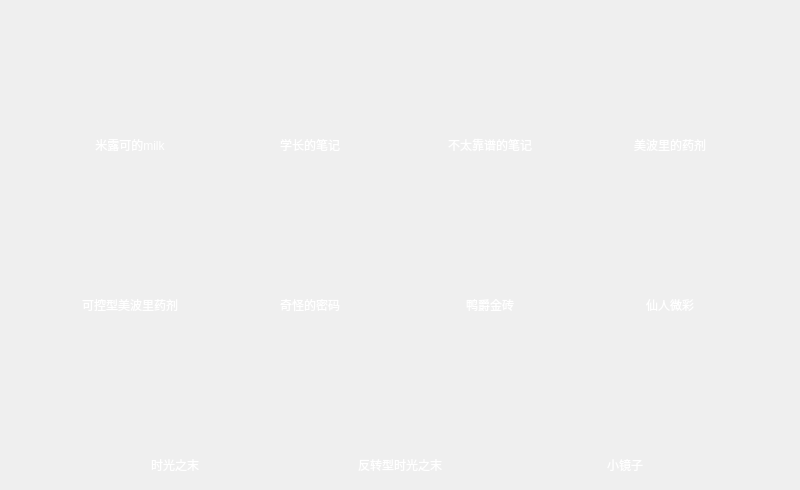
<?xml version="1.0" encoding="UTF-8"?>
<ui version="4.0">
 <class>shop</class>
 <widget class="QWidget" name="shop">
  <property name="geometry">
   <rect>
    <x>0</x>
    <y>0</y>
    <width>800</width>
    <height>490</height>
   </rect>
  </property>
  <property name="windowTitle">
   <string>商店</string>
  </property>
  <property name="windowIcon">
   <iconset resource="pictures.qrc">
    <normaloff>:/pictures/logo.png</normaloff>:/pictures/logo.png</iconset>
  </property>
  <widget class="shoppushbutton" name="coffee">
   <property name="geometry">
    <rect>
     <x>80</x>
     <y>130</y>
     <width>100</width>
     <height>30</height>
    </rect>
   </property>
   <property name="toolTip">
    <string>价格300；霞玛代言的牛奶，喝了会使行动力+1</string>
   </property>
   <property name="styleSheet">
    <string notr="true">color:rgb(255, 255, 255)</string>
   </property>
   <property name="text">
    <string>米露可的milk</string>
   </property>
   <property name="flat">
    <bool>true</bool>
   </property>
  </widget>
  <widget class="shoppushbutton" name="goodnote">
   <property name="geometry">
    <rect>
     <x>260</x>
     <y>130</y>
     <width>100</width>
     <height>30</height>
    </rect>
   </property>
   <property name="toolTip">
    <string>价格500，很靠谱的笔记，使任意一种基础属性+10</string>
   </property>
   <property name="styleSheet">
    <string notr="true">color:rgb(255, 255, 255)</string>
   </property>
   <property name="text">
    <string>学长的笔记</string>
   </property>
   <property name="flat">
    <bool>true</bool>
   </property>
  </widget>
  <widget class="shoppushbutton" name="badnote">
   <property name="geometry">
    <rect>
     <x>440</x>
     <y>130</y>
     <width>100</width>
     <height>30</height>
    </rect>
   </property>
   <property name="toolTip">
    <string>价格500，不知道从哪里搞来的神秘笔记，使任意一种基础属性-10</string>
   </property>
   <property name="styleSheet">
    <string notr="true">color:rgb(255, 255, 255)</string>
   </property>
   <property name="text">
    <string>不太靠谱的笔记</string>
   </property>
   <property name="flat">
    <bool>true</bool>
   </property>
  </widget>
  <widget class="shoppushbutton" name="random">
   <property name="geometry">
    <rect>
     <x>620</x>
     <y>130</y>
     <width>100</width>
     <height>30</height>
    </rect>
   </property>
   <property name="toolTip">
    <string>价格1000，喝了可能不会变成女孩子，但会使你的基础属性随机重新分配，总和不变</string>
   </property>
   <property name="styleSheet">
    <string notr="true">color:rgb(255, 255, 255)</string>
   </property>
   <property name="text">
    <string>美波里的药剂</string>
   </property>
   <property name="flat">
    <bool>true</bool>
   </property>
  </widget>
  <widget class="shoppushbutton" name="your">
   <property name="geometry">
    <rect>
     <x>80</x>
     <y>290</y>
     <width>100</width>
     <height>30</height>
    </rect>
   </property>
   <property name="toolTip">
    <string>价格4000，美波里研制出的最新版药剂，可以任意分配你的基础属性，总和不变</string>
   </property>
   <property name="styleSheet">
    <string notr="true">color:rgb(255, 255, 255)</string>
   </property>
   <property name="text">
    <string>可控型美波里药剂</string>
   </property>
   <property name="flat">
    <bool>true</bool>
   </property>
  </widget>
  <widget class="shoppushbutton" name="password">
   <property name="geometry">
    <rect>
     <x>260</x>
     <y>290</y>
     <width>100</width>
     <height>30</height>
    </rect>
   </property>
   <property name="toolTip">
    <string>价格1500，奇怪的密码，不过正常的密码都是6位吧</string>
   </property>
   <property name="styleSheet">
    <string notr="true">color:rgb(255, 255, 255)</string>
   </property>
   <property name="text">
    <string>奇怪的密码</string>
   </property>
   <property name="flat">
    <bool>true</bool>
   </property>
  </widget>
  <widget class="shoppushbutton" name="fourleaves">
   <property name="geometry">
    <rect>
     <x>440</x>
     <y>290</y>
     <width>100</width>
     <height>30</height>
    </rect>
   </property>
   <property name="toolTip">
    <string>价格800，可能会使今天的运气变好？先和鸭爵爆了！</string>
   </property>
   <property name="styleSheet">
    <string notr="true">color:rgb(255, 255, 255)</string>
   </property>
   <property name="text">
    <string>鸭爵金砖</string>
   </property>
   <property name="flat">
    <bool>true</bool>
   </property>
  </widget>
  <widget class="shoppushbutton" name="stopgood">
   <property name="geometry">
    <rect>
     <x>350</x>
     <y>450</y>
     <width>100</width>
     <height>30</height>
    </rect>
   </property>
   <property name="toolTip">
    <string>价格1500，可以防止进入一次好结局，并使到达100的属性减为80</string>
   </property>
   <property name="styleSheet">
    <string notr="true">color:rgb(255, 255, 255)</string>
   </property>
   <property name="text">
    <string>反转型时光之末</string>
   </property>
   <property name="flat">
    <bool>true</bool>
   </property>
  </widget>
  <widget class="shoppushbutton" name="stopbad">
   <property name="geometry">
    <rect>
     <x>125</x>
     <y>450</y>
     <width>100</width>
     <height>30</height>
    </rect>
   </property>
   <property name="toolTip">
    <string>价格1500，可以防止进入一次坏结局，并使小于等于0的属性增加到20</string>
   </property>
   <property name="styleSheet">
    <string notr="true">color:rgb(255, 255, 255)</string>
   </property>
   <property name="text">
    <string>时光之末</string>
   </property>
   <property name="flat">
    <bool>true</bool>
   </property>
  </widget>
  <widget class="shoppushbutton" name="same">
   <property name="geometry">
    <rect>
     <x>575</x>
     <y>450</y>
     <width>100</width>
     <height>30</height>
    </rect>
   </property>
   <property name="toolTip">
    <string>价格5000，可以使三项属性统一。或许这世界的秘密就藏在镜子中？</string>
   </property>
   <property name="styleSheet">
    <string notr="true">color:rgb(255, 255, 255)</string>
   </property>
   <property name="text">
    <string>小镜子</string>
   </property>
   <property name="flat">
    <bool>true</bool>
   </property>
  </widget>
  <widget class="shoppushbutton" name="lottery">
   <property name="geometry">
    <rect>
     <x>620</x>
     <y>290</y>
     <width>100</width>
     <height>30</height>
    </rect>
   </property>
   <property name="toolTip">
    <string>价格200,也许一夜暴富的机会就在眼前！</string>
   </property>
   <property name="styleSheet">
    <string notr="true">color:rgb(255, 255, 255)</string>
   </property>
   <property name="text">
    <string>仙人微彩</string>
   </property>
   <property name="flat">
    <bool>true</bool>
   </property>
  </widget>
 </widget>
 <customwidgets>
  <customwidget>
   <class>shoppushbutton</class>
   <extends>QPushButton</extends>
   <header>shoppushbutton.h</header>
  </customwidget>
 </customwidgets>
 <resources>
  <include location="pictures.qrc"/>
 </resources>
 <connections/>
</ui>
